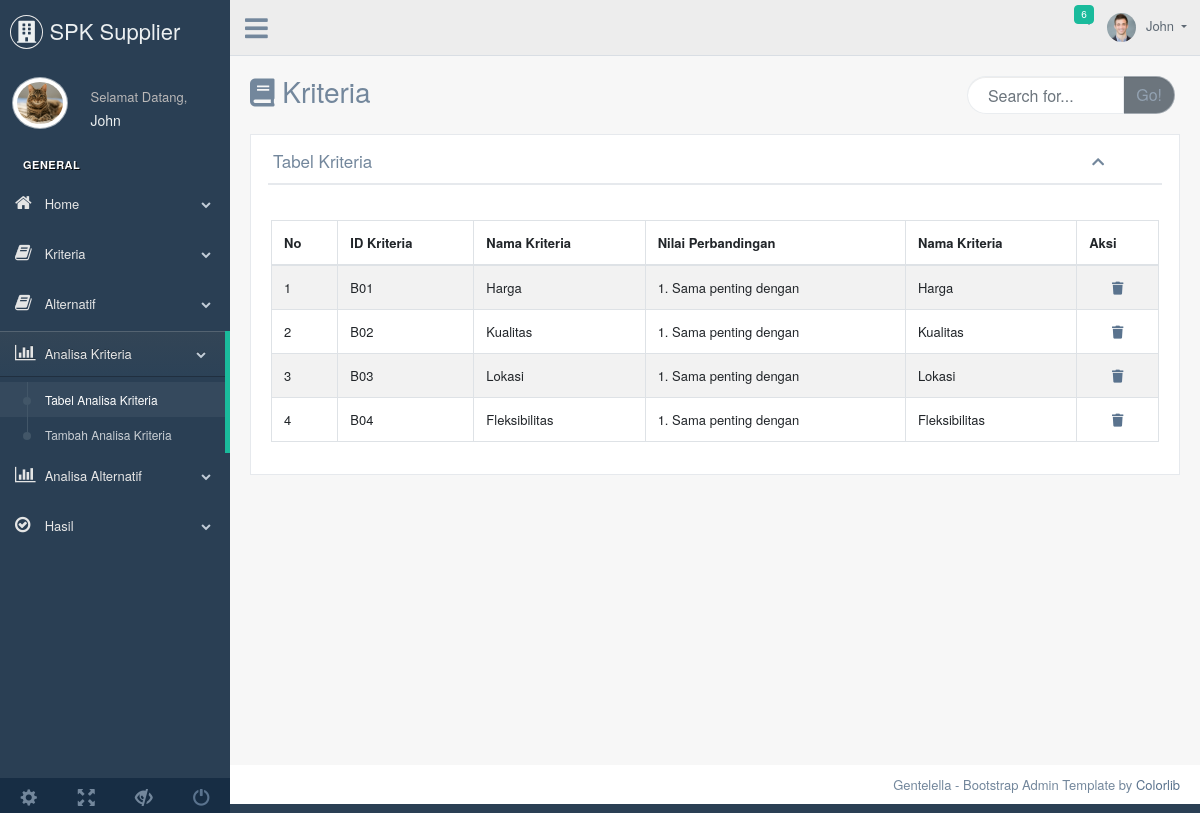
Page /production/analisa_kriteria.php on the committed database.
### tables this page shows
CREATE TABLE `tb_perb_kriteria` (
  `id_kriteria` varchar(5) NOT NULL,
  `nilai_banding` int(5) NOT NULL,
  `kriteria1` varchar(30) NOT NULL,
  `nm_banding` varchar(30) NOT NULL,
  `kriteria2` varchar(30) NOT NULL
);

### production/analisa_kriteria.php (the view, shortened to what this page needs)
<?php
include "koneksi.php";
 ?>
<!DOCTYPE html>
<html lang="en">
<?php
include ('include/head.php')
?>
  <body class="nav-md">
    <div class="container body">
      <div class="main_container">
        <div class="col-md-3 left_col">
          <div class="left_col scroll-view">
            <div class="navbar nav_title" style="border: 0;">
              <a href="index.html" class="site_title"><i class="fa fa-building"></i> <span>SPK Supplier</span></a>
            </div>
            <?php
            include ('include/profile.php')
            ?>
            <br />
    <?php
            include ('include/sidebar.php')
            ?>
            <?php
            include ('include/menu_footer.php')
            ?>
          </div>
        </div>
        <?php
            include ('include/top_navi.php')
            ?>
        <div class="right_col" role="main">
          <div class="">
            <div class="page-title">
              <div class="title_left">
                <h3><i class="fa fa-book"></i> Kriteria </h3>
              </div>
              <div class="title_right">
                <div class="col-md-5 col-sm-5 col-xs-12 form-group pull-right top_search">
                  <div class="input-group">
                    <input type="text" class="form-control" placeholder="Search for...">
                    <span class="input-group-btn">
                      <button class="btn btn-secondary" type="button">Go!</button>
                    </span>
                  </div>
                </div>
              </div>
            </div>
            <div class="clearfix"></div>
            <div class="row">
              <div class="col-md-12 col-sm-12 ">
                <div class="x_panel">
                  <div class="x_title">
                    <h2>Tabel Kriteria</h2>
                    <ul class="nav navbar-right panel_toolbox">
                      <li><a class="collapse-link"><i class="fa fa-chevron-up"></i></a>
                      </li>
                    </ul>
                    <div class="clearfix"></div>
                  </div>
                  <div class="x_content">
                      <div class="row">
                          <div class="col-sm-12">
                            <div class="card-box table-responsive">
                    <br>
                    <table id="datatable" class="table table-striped table-bordered" style="width:100%">
                      <thead>
                        <tr>
                        <th scope="col">No</th>
                    <th scope="col">ID Kriteria</th>
                    <th scope="col">Nama Kriteria</th>
                    <th scope="col">Nilai Perbandingan</th>
                    <th scope="col">Nama Kriteria</th>
                    <th rowspan="2">Aksi</th>
                        </tr>
                      </thead>
                      <tbody>
                      <?php
                  $query = mysqli_query($koneksi, "SELECT * FROM tb_perb_kriteria");
                  $no = 1;
                  while ($row = mysqli_fetch_array($query)) {
                  ?>
                    <tr>
                    <td><?php echo $no; ?></td>
                    <td><?php echo $row[0]; ?></td>
                    <td><?php echo $row[2]; ?></td>
                    <td><?php echo $row[3]; ?></td>
                    <td><?php echo $row[4]; ?></td>
                    <td align="center">
                      <a href="analisa_kriteria_hapus.php?id_kriteria=<?php echo $row['id_kriteria'] ?>" onclick="return confirm('Yakin ingin menghapus data?')"><i class="fa fa-trash"></i> </a>
                    </td>
                  </tr>
                  <?php
                  $no++;
                  }
                   ?>
                      </tbody>
                    </table>
                  </div>
                  </div>
              </div>
            </div>
                </div>
              </div>
                  </div>
                </div>
              </div>
            </div>
                </div>
        <footer>
          <div class="pull-right">
            Gentelella - Bootstrap Admin Template by <a href="https://colorlib.com">Colorlib</a>
          </div>
          <div class="clearfix"></div>
        </footer>
  </body>
</html>

### rows in the picture
tb_perb_kriteria: id_kriteria "B01", kriteria1 "Harga", nm_banding "1. Sama penting dengan", kriteria2 "Harga"
tb_perb_kriteria: id_kriteria "B02", kriteria1 "Kualitas", nm_banding "1. Sama penting dengan", kriteria2 "Kualitas"
tb_perb_kriteria: id_kriteria "B03", kriteria1 "Lokasi", nm_banding "1. Sama penting dengan", kriteria2 "Lokasi"
tb_perb_kriteria: id_kriteria "B04", kriteria1 "Fleksibilitas", nm_banding "1. Sama penting dengan", kriteria2 "Fleksibilitas"
